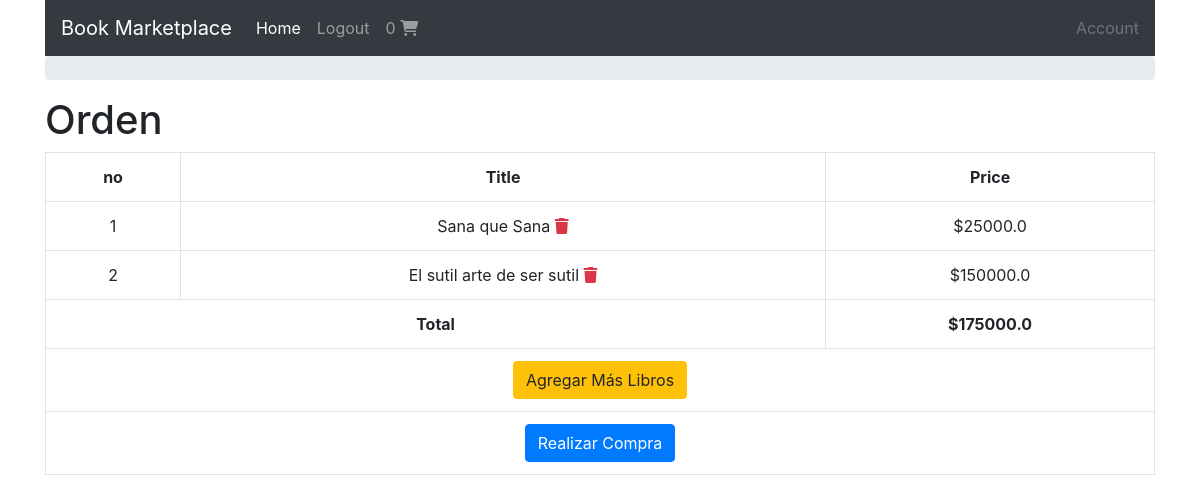
Page /cart/order-summary/ (signed in) on the committed database.
### shopping_cart/models.py (models this page shows, shortened)
class OrderItem(models.Model):
    book = models.ForeignKey(Book, on_delete=models.CASCADE)

class Order (models.Model):
    user = models.ForeignKey(settings.AUTH_USER_MODEL,
                             on_delete=models.CASCADE)
    is_ordered = models.BooleanField(default=False)
    item = models.ManyToManyField(OrderItem)
    ref_code = models.CharField(max_length=50)
    def get_total(self):
        return self.item.all().aggregate(order_total=Sum('book__price'))['order_total']

### books/models.py (models this page shows, shortened)
class Book(models.Model):
    authors = models.ManyToManyField(Author)
    title = models.CharField(max_length=100)
    publication_date = models.DateTimeField()
    isbn = models.CharField(max_length=16)
    slug = models.SlugField()
    cover = models.ImageField()
    price = models.FloatField()

### shopping_cart/views.py (the view)
# urls.py: path('order-summary/', order_view, name='order-summary'),
@login_required
def order_view(request):
    order = get_object_or_404(Order, user=request.user)
    context = {
        'order': order
    }
    return render(request, "order_summary.html", context)

### shopping_cart/templatetags/cart_template_tags.py (called while the page is built)
@register.filter
def cart_item_count(user):
    if user.is_authenticated:
        qs = Order.objects.filter(user=user, is_ordered=False)
        if qs.exists():
            return qs[0].item.count()
    return 0

### templates/order_summary.html
{% extends "base.html" %} {% block content %}
<h1>Orden</h1>
<table class="table table-hover table-bordered text-center">
  <tr class="text-center">
    <th>no</th>
    <th>Title</th>
    <th>Price</th>
  </tr>
  {% for item in order.item.all %}
  <tr>
    <td>{{forloop.counter}}</td>
    <td>
      {{item.book.title}}
      <span
        ><a
          href="{% url 'cart:remove-from-cart' item.book.slug %}"
          class="text-danger"
          ><i class="fas fa-trash"></i></a
      ></span>
    </td>
    <td>${{item.book.price}}</td>
  </tr>
  {% empty %}
  <td colspan="3">
    No hay Items en el Carrito
  </td>
  {% endfor %}
  {% if order.get_total %}
  <tr>
    <td colspan="2">
      <strong class="pull-right">Total</strong>
    </td>
    <td colspan="1">
      <strong>${{order.get_total}}</strong>
    </td>
  </tr>
  {% endif %}
  <tr>
    <td colspan='3'>
      <a href="{% url 'books:book-list' %}" class="btn btn-warning pull-left">
      {% if order %} Agregar Más Libros
      {% else %} Agrega un Libro
      {% endif  %}</a>
    </td>
  </tr>
  {% if order.get_total %}
    <tr>
    <td colspan='3'>
      <a href="{% url 'cart:checkout' %}" class="btn btn-primary pull-left">
      Realizar Compra
      </a>
    </td>
  </tr>
  {% endif  %}
</table>
{% endblock content %}

### templates/navbar.html (shortened to what this page needs)
{% load cart_template_tags %}
<nav class="navbar navbar-expand navbar-dark bg-dark">
  <a class="navbar-brand" href="{% url 'books:book-list' %}"
    >Book Marketplace</a
  >
  <div class="collapse navbar-collapse" id="navbarsExample02">
    <ul class="navbar-nav mr-auto">
      <li class="nav-item active">
        <a class="nav-link" href="{% url 'books:book-list' %}">Home</a>
      </li>
      {% if request.user.is_authenticated %}
      <li class="nav-item">
        <a class="nav-link" href="{% url 'account_logout' %}">Logout</a>
      </li>
      <li class="nav-item">
        <a class="nav-link" href="{% url 'cart:order-summary'%}"
          >{{request.user|cart_item_count }} <i class="fas fa-shopping-cart"></i
        ></a>
      </li>
      {% endif %}
    </ul>
    <a class="text-muted" href="{% url 'profile' %}">Account</a>
  </div>
</nav>

### rows in the picture
OrderItem: book "Sana que Sana", book.price "25000.0"
OrderItem: book "El sutil arte de ser sutil", book.price "150000.0"
Order: get_total "175000.0"

### other values in the picture
{{ request.user|cart_item_count }} "0"
